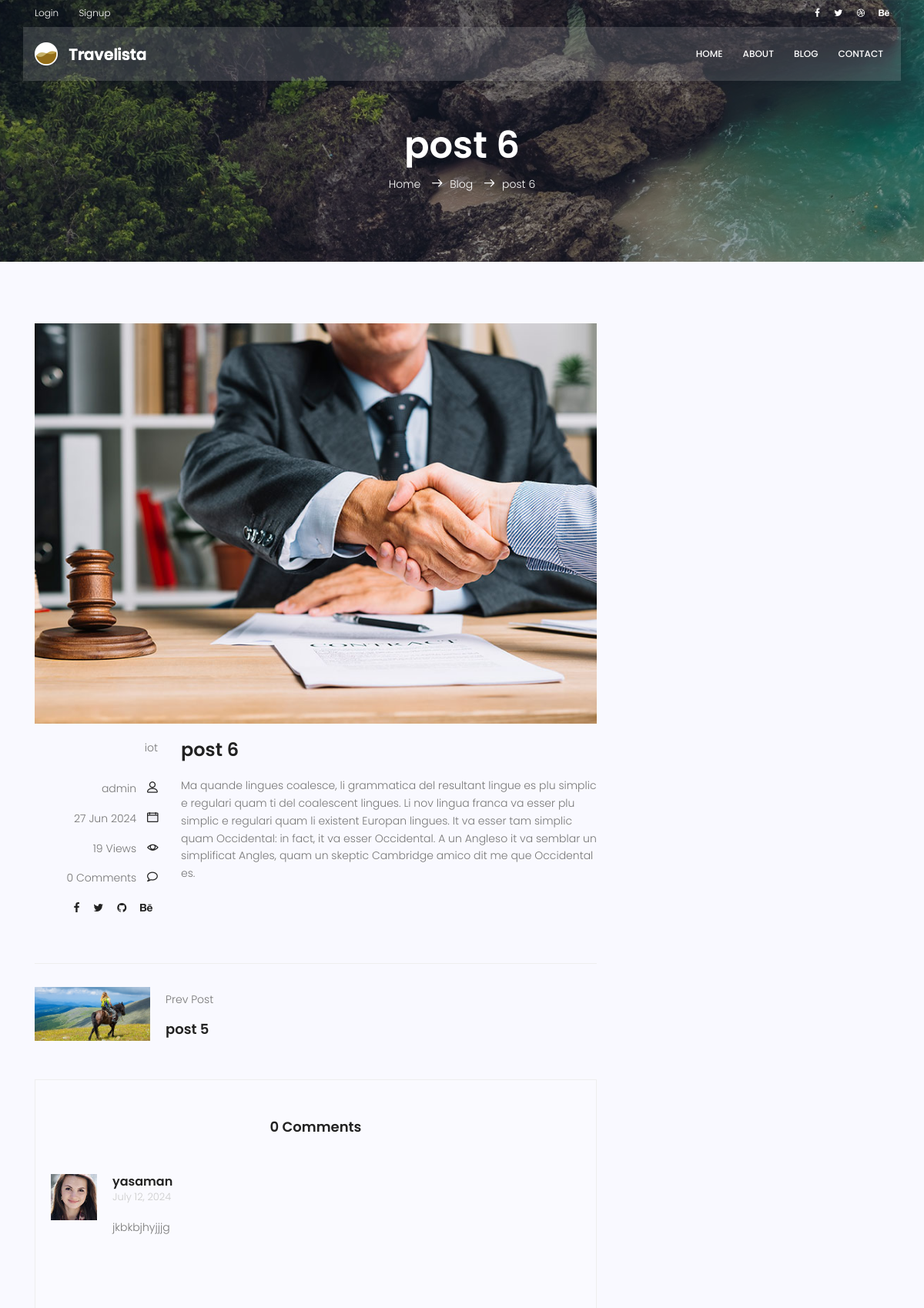
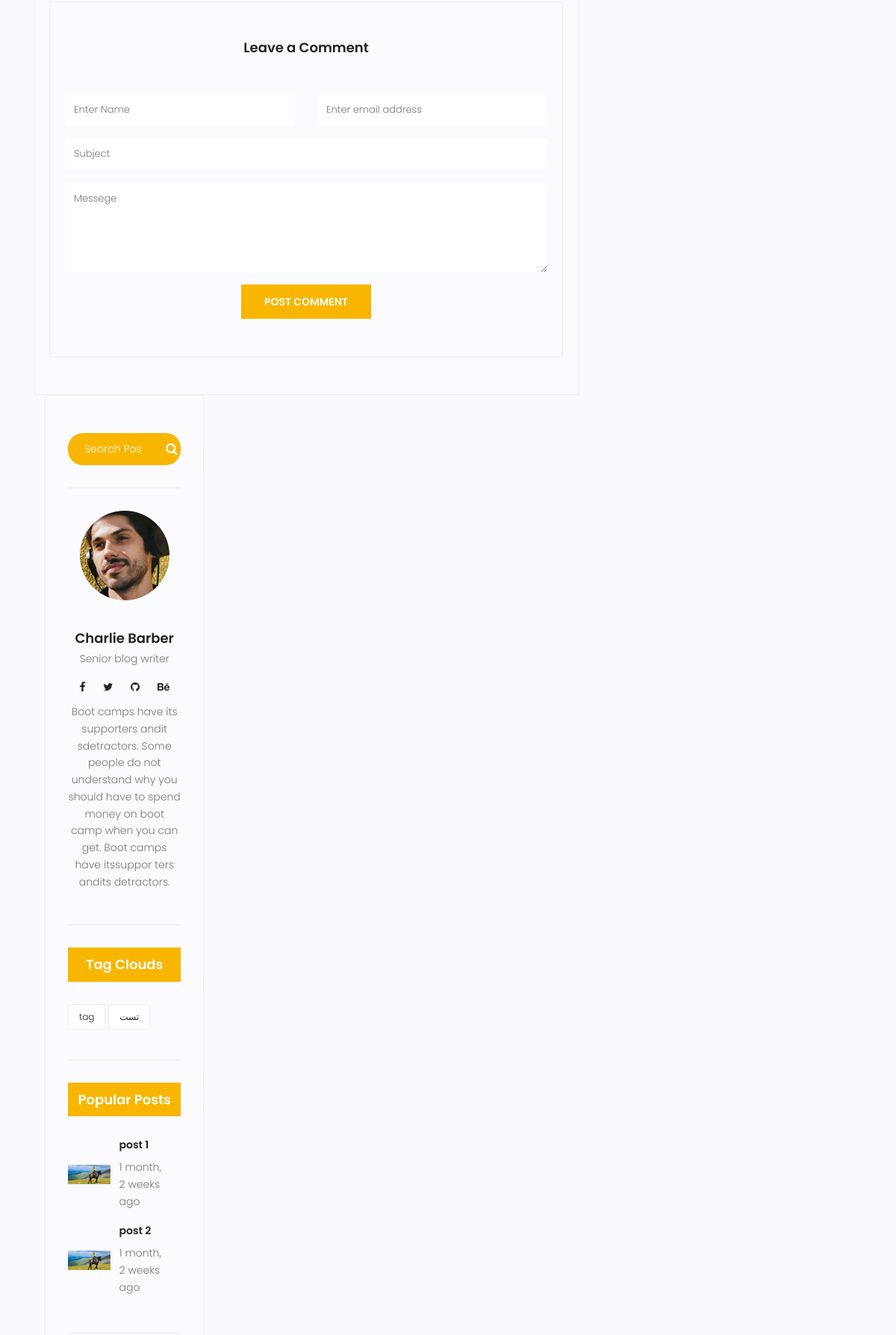
The page /blog/6/ (upper part) on the database its author committed (2 pictures, top to bottom).
### blog/models.py (models this page shows, shortened)
class Post(models.Model):
    id = models.IntegerField(primary_key=True)
    image=models.ImageField(upload_to='blog/',default='blog/default.jpg')
    author=models.ForeignKey(User, on_delete=models.SET_NULL,null=True)
    title=models.CharField(max_length=225)
    content=models.TextField()
    tags = TaggableManager()
    category=models.ManyToManyField(category)
    counted_views= models.IntegerField(default=0)
    status=models.BooleanField(default=False)
    login_require = models.BooleanField(default=False)
    published_date=models.DateTimeField(null=True)
    created_date=models.DateTimeField(auto_now_add=True)
    updated_date=models.DateTimeField(auto_now=True)#2024-03-30 11:10:56.530638
    class Meta:
        ordering=['-published_date']

class category(models.Model):
    name=models.CharField(max_length=225)
    def __str__(self):
        return self.name

class Comment(models.Model):
    post = models.ForeignKey(Post,on_delete=models.CASCADE)
    name = models.CharField(max_length=225)
    email = models.EmailField()
    subject = models.CharField(max_length=225)
    message = models.TextField()
    approved = models.BooleanField(default=False)
    created_date = models.DateTimeField(auto_now_add=True)
    updated_date = models.DateTimeField(auto_now=True)

### blog/views.py (the view, shortened to what this page needs)
# urls.py: path('<int:pid>/',blog_single,name='single'),
def blog_single(request,pid):
    post=get_object_or_404(Post,id=pid,status=1,published_date__lte=timezone.now())
    post.counted_views=post.counted_views+1
    post.save()
    next_post = Post.objects.filter(id__gt=pid,published_date__lte=timezone.now(),status=1).last()
    previous_post = Post.objects.filter(id__lt=pid,published_date__lte=timezone.now(),status=1).first()
    if not post.login_require:
        comments = Comment.objects.filter(post=post.id,approved=True)
        form = CommentForm()
        context={'post':post,
                'next_post':next_post,
                'previous_post':previous_post,
                'comments':comments,
                'form':form,}
        return render(request,'blog/blog-single.html',context)
    else:
        return HttpResponseRedirect(reverse('accounts:login'))

### blog/forms.py
class CommentForm(forms.ModelForm):
    class Meta:
        model = Comment
        fields = ['post','name', 'email', 'subject','message']

### blog/templatetags/blog_tags.py (called while the page is built)
@register.inclusion_tag('blog/blog-popular-post.html')
def latestposts(arg=2):
    posts=Post.objects.filter(status=1).order_by('published_date')[:arg]
    return {'posts':posts}

@register.inclusion_tag('blog/blog-post-categories.html')
def postcategories():
    posts=Post.objects.filter(status=1)
    categories=category.objects.all()
    cat_dict={}
    for name in categories:
        cat_dict[name]=posts.filter(category=name).count()
    return {'categories':cat_dict}

### templates/blog/blog-single.html (shortened to what this page needs)
{% extends 'base.html' %}
{% load static %}
{% load blog_tags %}
{% load humanize %}
{% block content %}
<section class="relative about-banner">
	<div class="overlay overlay-bg"></div>
	<div class="container">
		<div class="row d-flex align-items-center justify-content-center">
			<div class="about-content col-lg-12">
				<h1 class="text-white">
					{{post.title}}
				</h1>
				<p class="text-white link-nav"><a href="{%url 'website:index'%}">Home </a> <span
						class="lnr lnr-arrow-right"></span><a href="{%url 'blog:index'%}">Blog </a> <span
						class="lnr lnr-arrow-right"></span>{{post.title}}</p>
			</div>
		</div>
	</div>
</section>
<section class="post-content-area single-post-area">
	<div class="container">
		<div class="row">
			<div class="col-lg-8 posts-list">
				<div class="single-post row">
					<div class="col-lg-12">
						<div class="feature-img">
							<img class="img-fluid" src="{{post.image.url}}" alt="">
						</div>
					</div>
					<div class="col-lg-3  col-md-3 meta-details">
						<ul class="tags">
							{%for cat in post.category.all%}
							{{cat.name}}{% if not forloop.last %}, {% endif %}
							{%endfor%}
						</ul>
						<div class="user-details row">
							<p class="user-name col-lg-12 col-md-12 col-6"><a href="#">{{post.author.get_full_name}}</a> <span
									class="lnr lnr-user"></span></p>
							<p class="date col-lg-12 col-md-12 col-6"><a href="#">{{post.published_date|date:'d M Y'}}</a> <span
									class="lnr lnr-calendar-full"></span></p>
							<p class="view col-lg-12 col-md-12 col-6"><a href="#">{{post.counted_views}} Views</a> <span
									class="lnr lnr-eye"></span></p>
							<p class="comments col-lg-12 col-md-12 col-6"><a href="#">{{ comment|length }} Comments</a> <span
									class="lnr lnr-bubble"></span></p>
							<ul class="social-links col-lg-12 col-md-12 col-6">
								<li><a href="#"><i class="fa fa-facebook"></i></a></li>
								<li><a href="#"><i class="fa fa-twitter"></i></a></li>
								<li><a href="#"><i class="fa fa-github"></i></a></li>
								<li><a href="#"><i class="fa fa-behance"></i></a></li>
							</ul>
						</div>
					</div>
					<div class="col-lg-9 col-md-9">
						<h3 class="mt-20 mb-20">{{post.title}}</h3>
						<p class="excert">
							{{post.content|safe}}
						</p>
					</div>
				</div>
				<div class="navigation-area">
					<div class="row">
						<div
							class="col-lg-6 col-md-6 col-12 nav-left flex-row d-flex justify-content-start align-items-center">
							<div class="thumb">
							{%if previous_post%}
								<a href="{% url 'blog:single' previous_post.id %}"><img class="img-fluid" src="{{previous_post.image.url}}" alt=""></a>
							</div>
							<div class="arrow">
								    <a href="{% url 'blog:single' previous_post.id %}"></a>
							</div>
							<div class="detials">
								<p>Prev Post</p>
								<a href="{% url 'blog:single' previous_post.id %}">
									<h4>{{previous_post.title}}</h4>
								</a>
						    {%endif%}
							</div>
						</div>
				</div>
				<div class="comments-area">
					<h4>{{ comment|length }} Comments</h4>
					{% for comment in comments %}
					<div class="comment-list">
						<div class="single-comment justify-content-between d-flex">
							<div class="user justify-content-between d-flex">
								<div class="thumb">
									<img src="{%static 'img/blog/c1.jpg'%}" alt="">
								</div>
								<div class="desc">
									<h5><a href="#">{{comment.name}}</a></h5>
									<p class="date">{{comment.created_date|naturalday}} </p>
									<p class="comment">
										{{comment.message}}
									</p>
								</div>
							</div>
						</div>
					</div>
					{% endfor %}
				<div class="comment-form">
					<h4>Leave a Comment</h4>
						<form method="post" action="{% url 'blog:single' pid=post.id %}">
						{% if request.user.is_authenticated %}
						<input type="hidden" name="name" value={{request.user.first_name}}>
						<input type="hidden" name="email" value={{request.user.email}}>
						{% else %}
						<div class="form-group form-inline">
							<div class="form-group col-lg-6 col-md-12 name">
								<input type="text" class="form-control" name="name" placeholder="Enter Name"
									onfocus="this.placeholder = ''" onblur="this.placeholder = 'Enter Name'">
							</div>
							<div class="form-group col-lg-6 col-md-12 email">
								<input type="email" class="form-control" name="email" placeholder="Enter email address"
									onfocus="this.placeholder = ''" onblur="this.placeholder = 'Enter email address'">
							</div>
						{% endif %}
						</div>
						<div class="form-group">
							<input type="text" class="form-control" name="subject" placeholder="Subject"
								onfocus="this.placeholder = ''" onblur="this.placeholder = 'Subject'">
						</div>
						<div class="form-group">
							<textarea class="form-control mb-10" rows="5" name="message" placeholder="Messege"
								onfocus="this.placeholder = ''" onblur="this.placeholder = 'Messege'"
								required=""></textarea>
						</div>
						<button type="submit" class="primary-btn text-uppercase">Post Comment</button>
					</form>
				</div>
			</div>
			<div class="col-lg-4 sidebar-widgets">
				<div class="widget-wrap">
					{% include 'blog/blog-search.html' %}
					{% include 'blog/blog-writer.html' %}
					{% include 'blog/blog-tag.html' %}
					{% latestposts %}
				</div>
			</div>
		</div>
	</div>
</section>
{% endblock %}

### templates/blog/blog-tag.html
{% load static %}
<div class="single-sidebar-widget tag-cloud-widget">
    <h4 class="tagcloud-title">Tag Clouds</h4>
    <ul>
        {% for tag in post.tags.all %}
        <li><a href="{% url 'blog:tag' tag_name=tag.name %}">{{tag.name}}</a></li>
        {% endfor %}
    </ul>
</div>

### templates/blog/blog-popular-post.html
{% load static %}
{% load humanize %}
<div class="single-sidebar-widget popular-post-widget">
    <h4 class="popular-title">Popular Posts</h4>
    <div class="popular-post-list">
        {%for post in posts%}
        <div class="single-post-list d-flex flex-row align-items-center">
            <div class="thumb">
                <img class="img-fluid" src="{{post.image.url}}" alt="">
            </div>
            <div class="details">
                <a href="{% url 'blog:single' post.id %}">
                    <h6>{{post.title}}</h6>
                </a>
                <p>{{post.published_date|naturaltime}}</p>
            </div>
        </div>
        {%endfor%}
    </div>
</div>

### rows shown on the page
Post: title "post 6", image (picture), author.get_full_name "admin", published_date "27 Jun 2024", counted_views "19", content "Ma quande lingues coalesce, li grammatica del resultant lingue es plu simplic e regulari quam ti del coalescent lingues. Li nov lingua franca va esser plu simplic e regulari quam li existent Europan lingues. It va esser tam simplic quam Occidental: in fact, it va esser Occidental. A un Angleso it va semblar un simplificat Angles, quam un skeptic Cambridge amico dit me que Occidental es."
category: name "iot"
Post: image (placeholder picture), title "post 5"
Comment: name "yasaman", created_date "July 12, 2024", message "jkbkbjhyjjjg"
Tag: name "tag"
Tag: name "تست"
Post: image (placeholder picture), title "post 1", published_date "1 month, 2 weeks ago"
Post: image (placeholder picture), title "post 2", published_date "1 month, 2 weeks ago"

### other values the page prints
{{ comment|length }} "0"
